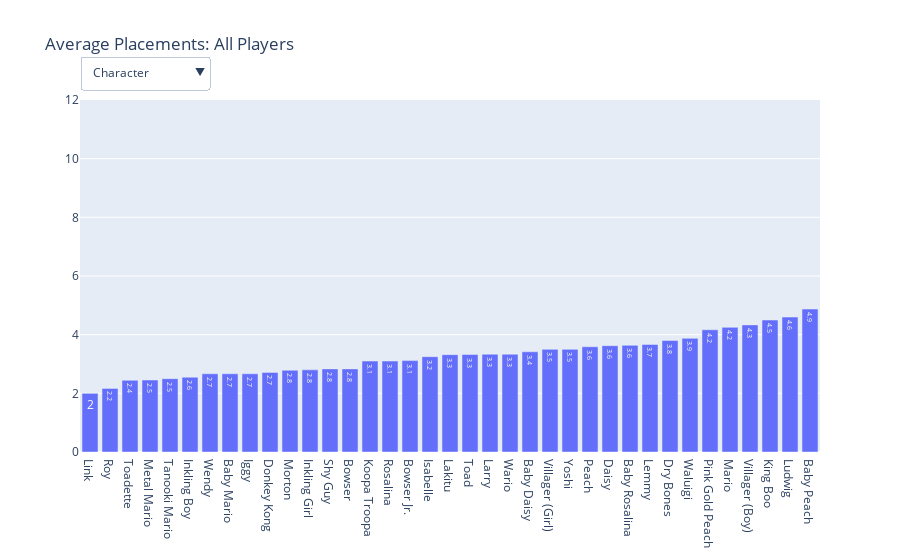

Notebook code cell kept with this figure:
### Code cell
# AVERAGE PLACEMENTS
fig = go.Figure()
n=0
buttons_list = []

for column in df.columns:
    if (column != "Place"):
        avg_placements = df.groupby(column).mean()["Place"]
        avg_placements = avg_placements.sort_values()
        fig.add_bar(x = avg_placements.index, 
                    y = avg_placements.values, 
                    name = column,
                    text = avg_placements.values.round(1), 
                    textposition='auto'
                   )
        label = column
        buttons_list.append({'method': 'update', 'label':label,'args':[{'visible': visibility_mask[n][:-1]}]})
        fig.data[n].visible=False
        n+=1


fig.update_layout(updatemenus=[dict(active=0, buttons=buttons_list, x=0, xanchor="left", y=1.125,yanchor="top")],
                title="Average Placements: All Players", autosize=True, yaxis_range=[0,12])
fig.data[0].visible=True
fig.show()
average_placements_graph = fig

### Figure 1 — Plotly figure (JSON) as saved in the notebook; plotly's stock layout.template omitted (floating-point values rounded to 4 significant figures)
{"data": [{"name": "Character", "text": [2, 2.2, 2.4, 2.5, 2.5, 2.6, 2.7, 2.7, 2.7, 2.7, 2.8, 2.8, 2.8, 2.8, 3.1, 3.1, 3.1, 3.2, 3.3, 3.3, 3.3, 3.3, 3.4, 3.5, 3.5, 3.6, 3.6, 3.6, 3.7, 3.8, 3.9, 4.2, 4.2, 4.3, 4.5, 4.6, 4.9], "textposition": "auto", "type": "bar", "visible": true, "x": ["Link", "Roy", "Toadette", "Metal Mario", "Tanooki Mario", "Inkling Boy", "Wendy", "Baby Mario", "Iggy", "Donkey Kong", "Morton", "Inkling Girl", "Shy Guy", "Bowser", "Koopa Troopa", "Rosalina", "Bowser Jr.", "Isabelle", "Lakitu", "Toad", "Larry", "Wario", "Baby Daisy", "Villager (Girl)", "Yoshi", "Peach", "Daisy", "Baby Rosalina", "Lemmy", "Dry Bones", "Waluigi", "Pink Gold Peach", "Mario", "Villager (Boy)", "King Boo", "Ludwig", "Baby Peach"], "y": [2, 2.167, 2.444, 2.455, 2.5, 2.55, 2.667, 2.667, 2.667, 2.714, 2.786, 2.8, 2.833, 2.833, 3.1, 3.1, 3.115, 3.25, 3.318, 3.324, 3.333, 3.333, 3.417, 3.5, 3.5, 3.588, 3.625, 3.636, 3.667, 3.8, 3.875, 4.167, 4.25, 4.333, 4.5, 4.6, 4.875]}, {"name": "Vehicle", "text": [1, 1.7, 2, 2.3, 2.6, 2.7, 2.7, 2.7, 2.8, 2.8, 2.8, 2.8, 3, 3, 3.2, 3.2, 3.3, 3.3, 3.3, 3.4, 3.4, 3.6, 3.6, 3.7, 3.8, 3.8, 3.8, 3.9, 4, 4.2, 4.3, 4.4], "textposition": "auto", "type": "bar", "visible": false, "x": ["Jet Bike", "300 SL Roadster", "Landship", "Standard Kart", "Biddybuggy", "Comet", "Teddy Buggy", "Yoshi Bike", "Sports Coupe", "Cat Cruiser", "Varmint", "W 25 Silver Arrow", "Standard ATV", "Standard Bike", "Master Cycle", "City Tripper", "Mr. Scooty", "B Dasher", "The Duke", "Circuit Special", "Streetle", "Pipe Frame", "P-Wing", "Splat Buggy", "Tri-Speeder", "Tanooki Cart", "Koopa Clown", "Sneeker", "Mach 8", "GLA", "Blue Falcon", "Steel Driver"], "y": [1, 1.7, 2, 2.333, 2.591, 2.667, 2.676, 2.688, 2.75, 2.778, 2.833, 2.833, 3, 3, 3.167, 3.167, 3.3, 3.318, 3.346, 3.375, 3.4, 3.583, 3.625, 3.682, 3.781, 3.8, 3.808, 3.857, 4, 4.154, 4.3, 4.417]}, {"name": "Wheels", "text": [1.8, 2.3, 2.7, 2.8, 2.8, 2.8, 2.9, 2.9, 2.9, 3.1, 3.1, 3.2, 3.3, 3.3, 3.7, 3.7, 3.9, 3.9, 4, 4.2, 5.9], "textposition": "auto", "type": "bar", "visible": false, "x": ["Retro Offroad", "Cushion", "Standard", "Roller", "Triforce Tires", "Blue Standard", "Hot Monster", "Button", "Crimson Slim", "Slick", "Retro Off-Road", "GLA Tires", "Ancient Tires", "Sponge", "Azure Roller", "Slim", "Off-Road", "Monster", "Cyber Slick", "Wood", "Metal"], "y": [1.75, 2.278, 2.667, 2.75, 2.778, 2.81, 2.875, 2.895, 2.9, 3.094, 3.143, 3.208, 3.31, 3.333, 3.667, 3.685, 3.857, 3.914, 4, 4.176, 5.917]}, {"name": "Glider", "text": [2.8, 2.9, 3.1, 3.1, 3.2, 3.3, 3.4, 3.4, 3.5, 3.6, 3.6, 3.7, 3.8, 3.9], "textposition": "auto", "type": "bar", "visible": false, "x": ["Cloud Glider", "Flower Glider", "Parachute", "Hylian Kite", "Wario Wing", "Paper Glider", "Bowser Kite", "Paraglider", "MKTV Parafoil", "Waddle Wing", "Parafoil", "Peach Parasol", "Plane Glider", "Super Glider"], "y": [2.766, 2.9, 3.119, 3.136, 3.238, 3.267, 3.412, 3.412, 3.545, 3.577, 3.6, 3.708, 3.833, 3.862]}, {"name": "Racer", "text": [1.7, 3.3, 3.7, 3.9, 4.3, 7.4], "textposition": "auto", "type": "bar", "visible": false, "x": ["Nick", "Benji", "Sofia", "Abby", "Kaima", "Jules"], "y": [1.747, 3.267, 3.68, 3.857, 4.299, 7.4]}, {"name": "Controller Color", "text": [3.3, 3.3], "textposition": "auto", "type": "bar", "visible": false, "x": ["Blue", "Red"], "y": [3.309, 3.35]}, {"name": "Map", "text": [2.2, 2.3, 2.3, 2.3, 2.5, 2.5, 2.6, 2.7, 2.7, 2.7, 2.7, 2.7, 2.8, 2.9, 3, 3, 3, 3.1, 3.2, 3.2, 3.2, 3.2, 3.2, 3.3, 3.4, 3.5, 3.5, 3.5, 3.5, 3.6, 3.6, 3.6, 3.6, 3.6, 3.6, 3.6, 3.7, 3.9, 3.9, 4, 4.4, 4.6, 4.7, 4.7, 4.8, 5], "textposition": "auto", "type": "bar", "visible": false, "x": ["Excitebike Arena", "Baby Park", "Sunshine Airport", "Tick-Tock Clock", "Yoshi Valley", "Moo Moo Meadows", "Bone Dry Dunes", "Bowser's Castle", "SNES Rainbow Road", "Hyrule Circuit", "Wario's Gold Mine", "Dragon Driftway", "Mario Circuit", "Mount Wario", "DK Jungle", "Mute City", "Sweet Sweet Canyon", "Toad Harbor", "Cheep Cheep Beach", "Super Bell Subway", "Music Park", "Dry Dry Desert", "Dolphin Shoals", "Wild Woods", "Water Park", "Royal Raceway", "Ribbon Road", "Cloudtop Cruise", "Toad's Turnpike", "Yoshi Circuit", "Ice Ice Outpost", "Big Blue", "Mario Kart Stadium", "Cheese Land", "Wario Stadium", "Thwomp Ruins", "Piranha Plant Slide", "Animal Crossing", "Twisted Mansion", "Shy Guy Falls", "Rainbow Road", "Donut Plains 3", "Neo Bowser City", "Electrodome", "Sherbet Land", "Grumble Volcano"], "y": [2.167, 2.286, 2.286, 2.333, 2.462, 2.538, 2.643, 2.667, 2.667, 2.667, 2.7, 2.706, 2.789, 2.875, 3, 3, 3, 3.111, 3.154, 3.167, 3.167, 3.2, 3.25, 3.308, 3.375, 3.467, 3.5, 3.5, 3.526, 3.556, 3.571, 3.571, 3.583, 3.588, 3.6, 3.625, 3.706, 3.857, 3.944, 4, 4.429, 4.625, 4.667, 4.727, 4.75, 5]}, {"name": "CC", "text": [3.2, 3.4], "textposition": "auto", "type": "bar", "visible": false, "x": [150, 100], "y": [3.159, 3.388]}, {"name": "COM", "text": [3.2, 4.2], "textposition": "auto", "type": "bar", "visible": false, "x": ["Normal", "Hard"], "y": [3.175, 4.179]}, {"name": "Auto Steering", "text": [3.2, 3.5], "textposition": "auto", "type": "bar", "visible": false, "x": [true, false], "y": [3.186, 3.514]}, {"name": "Stick Steering", "text": [3.3], "textposition": "auto", "type": "bar", "visible": false, "x": [true], "y": [3.327]}, {"name": "Auto Drive", "text": [3.3], "textposition": "auto", "type": "bar", "visible": false, "x": [true], "y": [3.327]}, {"name": "Date", "text": [1.9, 2.4, 2.7, 2.9, 3, 3.1, 3.3, 3.4, 3.5, 3.5, 3.7, 3.9, 3.9, 3.9, 4, 4.2], "textposition": "auto", "type": "bar", "visible": false, "x": ["2024-02-28T00:00:00", "2024-09-06T00:00:00", "2025-01-17T00:00:00", "2025-01-11T00:00:00", "2025-01-10T00:00:00", "2024-03-07T00:00:00", "2024-03-19T00:00:00", "2024-03-02T00:00:00", "2025-01-07T00:00:00", "2024-03-25T00:00:00", "2024-03-16T00:00:00", "2024-02-29T00:00:00", "2024-03-21T00:00:00", "2024-05-22T00:00:00", "2024-03-04T00:00:00", "2024-03-11T00:00:00"], "y": [1.941, 2.423, 2.656, 2.852, 3.028, 3.074, 3.346, 3.407, 3.5, 3.542, 3.704, 3.889, 3.938, 3.944, 4, 4.167]}, {"name": "Randomized", "text": [2.2, 3.3], "textposition": "auto", "type": "bar", "visible": false, "x": [false, true], "y": [2.25, 3.344]}, {"name": "Racer Count", "text": [1, 2.6, 3.2, 3.4], "textposition": "auto", "type": "bar", "visible": false, "x": [1, 2, 4, 3], "y": [1, 2.642, 3.242, 3.438]}], "layout": {"autosize": true, "title": {"text": "Average Placements: All Players"}, "updatemenus": [{"active": 0, "buttons": [{"args": [{"visible": [true, false, false, false, false, false, false, false, false, false, false, false, false, false, false]}], "label": "Character", "method": "update"}, {"args": [{"visible": [false, true, false, false, false, false, false, false, false, false, false, false, false, false, false]}], "label": "Vehicle", "method": "update"}, {"args": [{"visible": [false, false, true, false, false, false, false, false, false, false, false, false, false, false, false]}], "label": "Wheels", "method": "update"}, {"args": [{"visible": [false, false, false, true, false, false, false, false, false, false, false, false, false, false, false]}], "label": "Glider", "method": "update"}, {"args": [{"visible": [false, false, false, false, true, false, false, false, false, false, false, false, false, false, false]}], "label": "Racer", "method": "update"}, {"args": [{"visible": [false, false, false, false, false, true, false, false, false, false, false, false, false, false, false]}], "label": "Controller Color", "method": "update"}, {"args": [{"visible": [false, false, false, false, false, false, true, false, false, false, false, false, false, false, false]}], "label": "Map", "method": "update"}, {"args": [{"visible": [false, false, false, false, false, false, false, true, false, false, false, false, false, false, false]}], "label": "CC", "method": "update"}, {"args": [{"visible": [false, false, false, false, false, false, false, false, true, false, false, false, false, false, false]}], "label": "COM", "method": "update"}, {"args": [{"visible": [false, false, false, false, false, false, false, false, false, true, false, false, false, false, false]}], "label": "Auto Steering", "method": "update"}, {"args": [{"visible": [false, false, false, false, false, false, false, false, false, false, true, false, false, false, false]}], "label": "Stick Steering", "method": "update"}, {"args": [{"visible": [false, false, false, false, false, false, false, false, false, false, false, true, false, false, false]}], "label": "Auto Drive", "method": "update"}, {"args": [{"visible": [false, false, false, false, false, false, false, false, false, false, false, false, true, false, false]}], "label": "Date", "method": "update"}, {"args": [{"visible": [false, false, false, false, false, false, false, false, false, false, false, false, false, true, false]}], "label": "Randomized", "method": "update"}, {"args": [{"visible": [false, false, false, false, false, false, false, false, false, false, false, false, false, false, true]}], "label": "Racer Count", "method": "update"}], "x": 0, "xanchor": "left", "y": 1.125, "yanchor": "top"}], "yaxis": {"range": [0, 12]}}}
